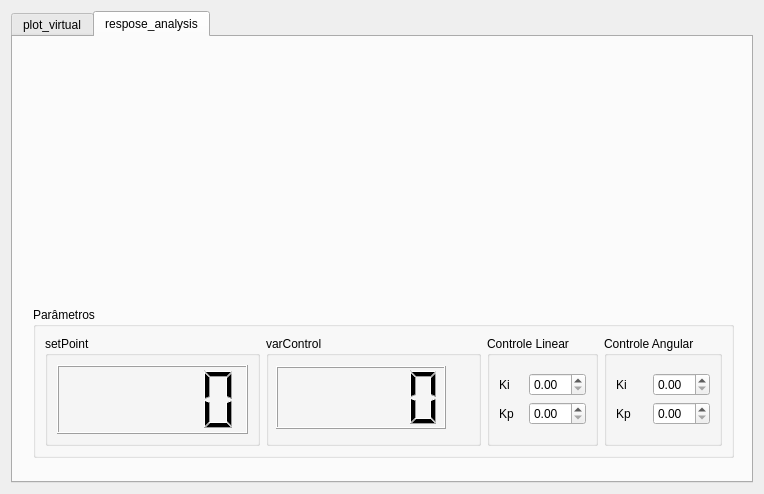
<?xml version="1.0" encoding="UTF-8"?>
<ui version="4.0">
 <class>control_interface</class>
 <widget class="QWidget" name="control_interface">
  <property name="geometry">
   <rect>
    <x>0</x>
    <y>0</y>
    <width>764</width>
    <height>494</height>
   </rect>
  </property>
  <property name="windowTitle">
   <string>control_interface</string>
  </property>
  <layout class="QGridLayout" name="gridLayout">
   <item row="0" column="0">
    <widget class="QTabWidget" name="tabWidget">
     <property name="currentIndex">
      <number>1</number>
     </property>
     <widget class="QWidget" name="tab">
      <attribute name="title">
       <string>plot_virtual</string>
      </attribute>
      <layout class="QGridLayout" name="gridLayout_2">
       <item row="0" column="0">
        <widget class="QCustomPlot" name="plot_virtual" native="true"/>
       </item>
      </layout>
     </widget>
     <widget class="QWidget" name="tab_2">
      <attribute name="title">
       <string>respose_analysis</string>
      </attribute>
      <widget class="QCustomPlot" name="response_analysis" native="true">
       <property name="geometry">
        <rect>
         <x>20</x>
         <y>10</y>
         <width>691</width>
         <height>251</height>
        </rect>
       </property>
      </widget>
      <widget class="QGroupBox" name="groupBox">
       <property name="geometry">
        <rect>
         <x>20</x>
         <y>270</y>
         <width>701</width>
         <height>151</height>
        </rect>
       </property>
       <property name="title">
        <string>Parâmetros</string>
       </property>
       <layout class="QGridLayout" name="gridLayout_6">
        <item row="0" column="0">
         <widget class="QGroupBox" name="groupBox_2">
          <property name="title">
           <string>setPoint</string>
          </property>
          <layout class="QGridLayout" name="gridLayout_3">
           <item row="0" column="0">
            <widget class="QLCDNumber" name="set_point"/>
           </item>
          </layout>
         </widget>
        </item>
        <item row="0" column="2">
         <layout class="QHBoxLayout" name="horizontalLayout_7">
          <item>
           <widget class="QGroupBox" name="groupBox_3">
            <property name="title">
             <string>Controle Linear</string>
            </property>
            <layout class="QGridLayout" name="gridLayout_4">
             <item row="0" column="0">
              <layout class="QVBoxLayout" name="verticalLayout_2">
               <item>
                <layout class="QHBoxLayout" name="horizontalLayout_3">
                 <item>
                  <widget class="QLabel" name="label_3">
                   <property name="text">
                    <string>Ki</string>
                   </property>
                  </widget>
                 </item>
                 <item>
                  <widget class="QDoubleSpinBox" name="doubleSpinBox_3"/>
                 </item>
                </layout>
               </item>
               <item>
                <layout class="QHBoxLayout" name="horizontalLayout_4">
                 <item>
                  <widget class="QLabel" name="label_4">
                   <property name="text">
                    <string>Kp</string>
                   </property>
                  </widget>
                 </item>
                 <item>
                  <widget class="QDoubleSpinBox" name="doubleSpinBox_4"/>
                 </item>
                </layout>
               </item>
              </layout>
             </item>
            </layout>
           </widget>
          </item>
          <item>
           <widget class="QGroupBox" name="groupBox_4">
            <property name="title">
             <string>Controle Angular</string>
            </property>
            <layout class="QGridLayout" name="gridLayout_5">
             <item row="0" column="0">
              <layout class="QVBoxLayout" name="verticalLayout_3">
               <item>
                <layout class="QHBoxLayout" name="horizontalLayout_5">
                 <item>
                  <widget class="QLabel" name="label_5">
                   <property name="text">
                    <string>Ki</string>
                   </property>
                  </widget>
                 </item>
                 <item>
                  <widget class="QDoubleSpinBox" name="doubleSpinBox_5"/>
                 </item>
                </layout>
               </item>
               <item>
                <layout class="QHBoxLayout" name="horizontalLayout_6">
                 <item>
                  <widget class="QLabel" name="label_6">
                   <property name="text">
                    <string>Kp</string>
                   </property>
                  </widget>
                 </item>
                 <item>
                  <widget class="QDoubleSpinBox" name="doubleSpinBox_6"/>
                 </item>
                </layout>
               </item>
              </layout>
             </item>
            </layout>
           </widget>
          </item>
         </layout>
        </item>
        <item row="0" column="1">
         <widget class="QGroupBox" name="groupBox_5">
          <property name="title">
           <string>varControl</string>
          </property>
          <widget class="QLCDNumber" name="var_control">
           <property name="geometry">
            <rect>
             <x>10</x>
             <y>30</y>
             <width>170</width>
             <height>63</height>
            </rect>
           </property>
          </widget>
         </widget>
        </item>
       </layout>
      </widget>
     </widget>
    </widget>
   </item>
  </layout>
 </widget>
 <customwidgets>
  <customwidget>
   <class>QCustomPlot</class>
   <extends>QWidget</extends>
   <header>qcustomplot.h</header>
   <container>1</container>
  </customwidget>
 </customwidgets>
 <resources/>
 <connections/>
</ui>
